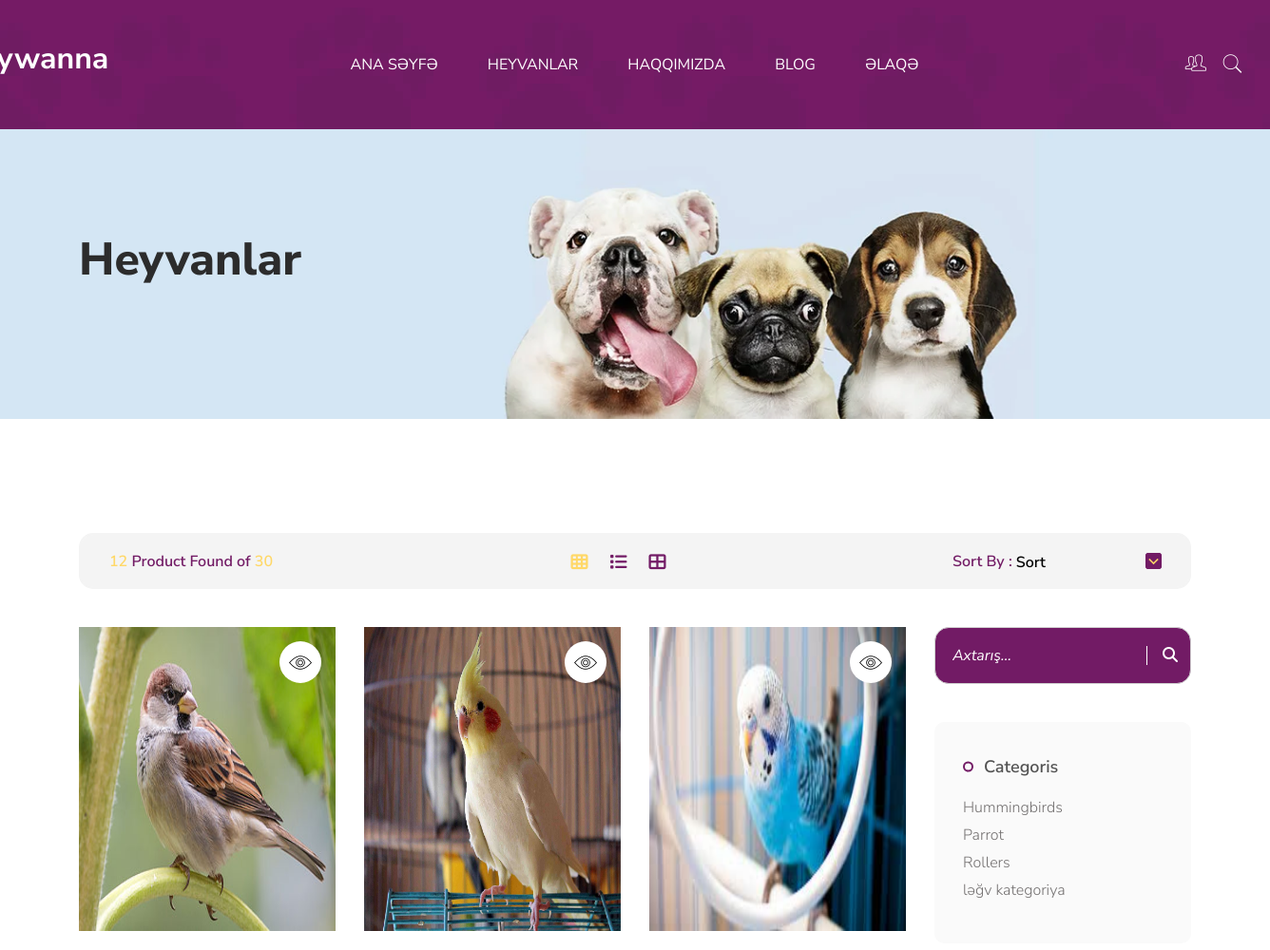
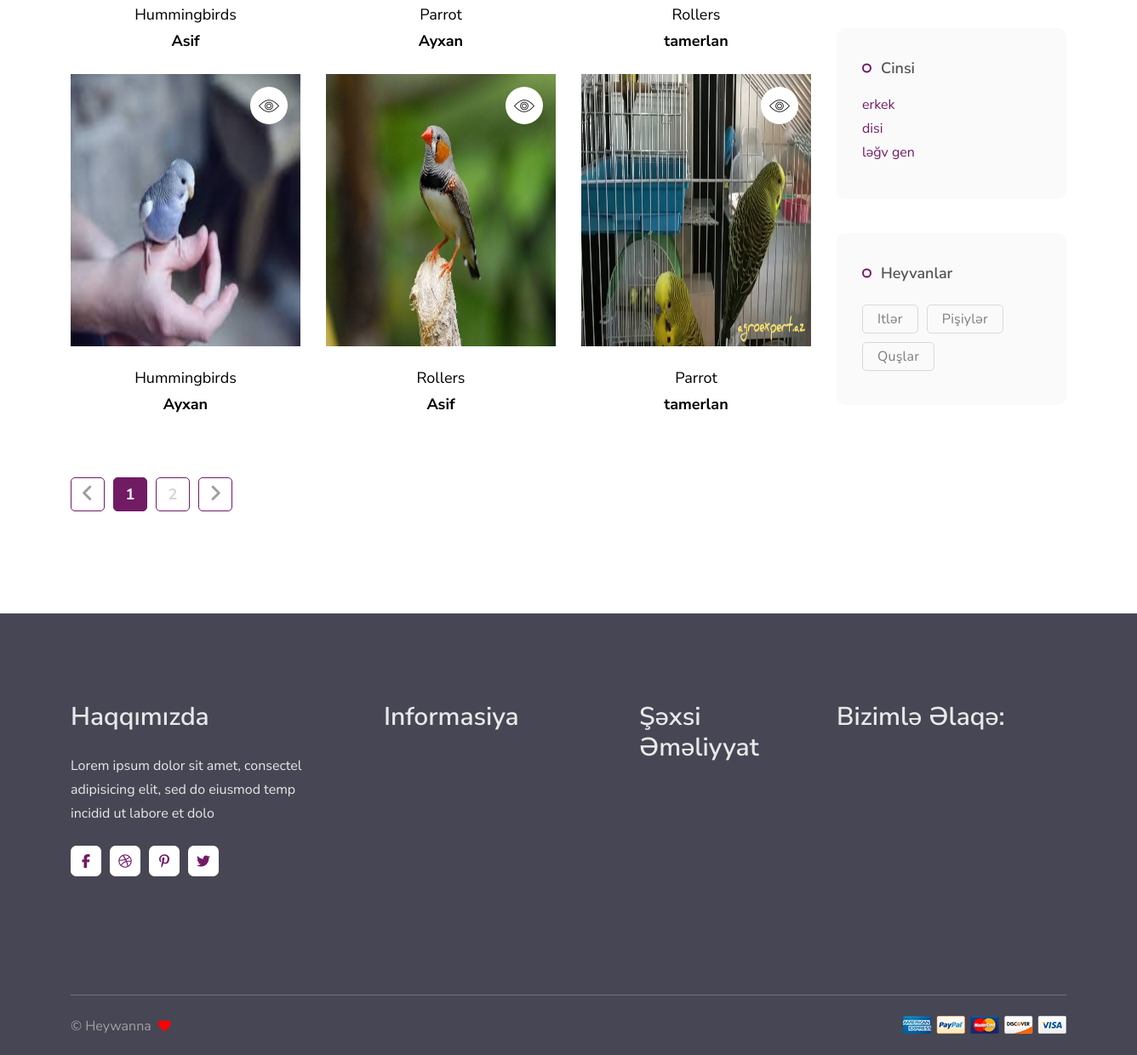
/animals/qus, run on the app's committed database (2 pictures, top to bottom).
### product/models.py (models this page shows, shortened)
class Product(models.Model):
    author = models.ForeignKey('auth.User', on_delete=models.CASCADE)
    image = models.FileField(blank=True, null=True, verbose_name='Şəkil əlavə etmək:')
    product_name = models.CharField(max_length=150)
    product_content=models.CharField(max_length=150)
    animal_type = models.CharField(max_length=50,null=True)
    animal_gender = models.CharField(max_length=100,null=True)
    animal_category=models.CharField(max_length=150,null=True)
    date_added = models.DateTimeField(default=now)

### product/views.py (the view)
# urls.py: path('animals/<slug:slug>',views.animal),
def animal(request,slug):
    mehsul=Product.objects.filter(animal_type=slug)
    animal_count=6
    ordering = request.GET.get('ordering')
    cat=request.GET.get('animal_category')
    gen=request.GET.get('animal_gender')
    categorys=Product.objects.filter(animal_type=slug).values('animal_category').distinct()
    if cat and gen:
        mehsul = Product.objects.filter(animal_category=cat).filter(animal_gender=gen)
    elif gen:
        mehsul = Product.objects.filter(animal_gender=gen)
    elif cat:
        mehsul = Product.objects.filter(animal_category=cat)
    if ordering:
        mehsul = mehsul.order_by(ordering)
    paginator=Paginator(mehsul,animal_count)
    page_number=request.GET.get('page')
    page_obj=paginator.get_page(page_number)
    return render(request,'animal.html',context={'mehsullar':page_obj,'categorys':categorys,'ordering':ordering,'animal_count':animal_count})

### templates/animal.html (shortened to what this page needs)
{% load static %}
<!DOCTYPE html>
<html lang="zxx">
<head>
    {% include "head.html" %}
</head>
<body>
<div class="wrapper">
  {% include "nav.html" %}
  <main class="main-content mt-[130px]">
    <div class="page-header-area" data-bg-img="{% static 'assets/img/photos/bg1.webp' %}">
      <div class="container pt--0 pb--0">
        <div class="row">
          <div class="col-12">
            <div class="page-header-content">
              <h2 class="title">Heyvanlar</h2>
            </div>
          </div>
        </div>
      </div>
    </div>
    <section class="product-area">
      <div class="container">
        <div class="row">
          <div class="col-12">
            <div class="shop-top-bar">
              <div class="shop-top-left">
                <p class="pagination-line"><a href="shop.html">12</a> Product Found of <a href="shop.html">30</a></p>
              </div>
              <div class="shop-top-center">
                <nav class="product-nav">
                  <div class="nav nav-tabs justify-content-center" id="nav-tab" role="tablist">
                    <button class="nav-link active" id="nav-grid-tab" data-bs-toggle="tab" data-bs-target="#nav-grid" type="button" role="tab" aria-controls="nav-grid" aria-selected="true"><i class="fa fa-th"></i></button>
                    <button class="nav-link" id="nav-list-tab" data-bs-toggle="tab" data-bs-target="#nav-list" type="button" role="tab" aria-controls="nav-list" aria-selected="false"><i class="fa fa-list"></i></button>
                    <button class="nav-link" id="nav-grid2-tab" data-bs-toggle="tab" data-bs-target="#nav-grid2" type="button" role="tab" aria-controls="nav-grid2" aria-selected="false"><i class="fa fa-th-large"></i></button>
                  </div>
                </nav>
              </div>
              <div class="shop-top-right">
                <div class="shop-sort">
                  <span>Sort By :</span>
                  <select class="form-select" name="sort" id="sort-list" onchange="location = finalurl();" aria-label="Sort select example">
                    <option value="" id="placeholder" disabled selected hidden>Sort</option>
                  </select>
                </div>
              </div>
            </div>
          </div>
        </div>
        <div class="row justify-content-between">
          <div class="col-xl-9">
            <div class="row">
              <div class="col-12">
                <div class="tab-content" id="nav-tabContent">
                  <div class="tab-pane fade show active" id="nav-grid" role="tabpanel" aria-labelledby="nav-grid-tab">
                    <div class="row">
                      {% for mehsul in mehsullar %}
                        {% if mehsul.image %}
                          <div class="col-sm-6 col-xl-4">
                            <div class="product-item">
                              <div class="product-thumb">
                                <a href="single-product.html">
                                  <a href="/heyvan/{{ mehsul.id }}"><img src="{{ mehsul.image.url }}" class="w-[270px] h-[320px]" alt="Image-HasTech"></a>
                                  </a>
                              </div>
                              <div class="product-info">
                                <h4 class="title">{{ mehsul.animal_category }}</h4>
                                <div class="prices">
                                  <span class="price">{{mehsul.author}}</span>
                                </div>
                              </div>
                              <div class="product-action">
                                <button type="button" class="btn-product-quick-view" data-bs-toggle="modal" data-bs-target="#action-QuickViewModal">
                                  <i class="pe-7s-look"></i>
                                </button>
                              </div>
                            </div>
                          </div>
                        {% endif %}
                      {% endfor %}
                      <div class="col-12">
                        <div class="pagination-items pagination-items-style1">
                          <ul class="pagination mb--0">
                            <li><a href="shop.html" class="icon"><i class="fa fa-angle-left"></i></a></li>
                            {% for i in mehsullar.paginator.page_range%}
                              {% if mehsullar.number == i %}
                                {% if ordering == None%}
                                  <li><a class="active" href="?page={{i}}">{{i}}</a></li>
                                {%else%}
                                  <li><a class="active" href="?page={{i}}&ordering={{ordering}}">{{i}}</a></li>
                                {%endif%}
                              {% else %}
                                {% if ordering == None%}
                                  <li><a href="?page={{i}}">{{i}}</a></li>
                                {%else%}
                                  <li><a href="?page={{i}}&ordering={{ordering}}">{{i}}</a></li>
                                {%endif%}
                              {%endif%}
                            {%endfor%}
                            <li><a href="shop.html" class="icon"><i class="fa fa-angle-right"></i></a></li>
                          </ul>
                        </div>
                      </div>
                    </div>
                  </div>
                </div>
              </div>
            </div>
          </div>
          <div class="col-xl-3">
            <div class="shop-sidebar">
              <div class="shop-sidebar-search">
                <div class="sidebar-search-form">
                  <form action="/search/" method="post">
                    <div class="search-form position-relative">
                      <input type="search"name="search" placeholder="Axtarış…">
                      <button type="submit"><i class="fa fa-search"></i></button>
                    </div>
                  </form>
                </div>
              </div>
              <div class="shop-widget shop-sidebar-category">
                <h4 class="sidebar-title">Categoris</h4>
                <div class="sidebar-category">
                  <ul class="category-list mb--0">
                    {% for category in categorys %}
                      <li><a class="cursor-pointer">{{category.animal_category}}</a></li>
                    {% endfor %}
                    <li><a class="cursor-pointer">ləğv kategoriya</a></li>
                  </ul>
                </div>
              </div>
              <div class="shop-widget shop-sidebar-category">
                <h4 class="sidebar-title">Cinsi</h4>
                <div class="sidebar-category">
                  <ul class="gender-list mb--0">
                    <li><a class="cursor-pointer">erkek</a></li>
                    <li><a class="cursor-pointer">disi</a></li>
                    <li><a class="cursor-pointer">ləğv gen</a></li>
                  </ul>
                </div>
              </div>
              <div class="shop-widget shop-sidebar-tags">
                <h4 class="sidebar-title">Heyvanlar</h4>
                <div class="sidebar-tags">
                  <ul class="tags-list mb--0">
                    <li><a href="/animals/it">Itlər</a></li>
                    <li><a href="/animals/pisiy">Pişiylər</a></li>
                    <li><a href="/animals/qus">Quşlar</a></li>
                  </ul>
                </div>
              </div>
            </div>
          </div>
        </div>
      </div>
    </section>
  </main>
</div>
{% include "footer.html" %}
</body>
</html>

### data on the page
Product: image (picture), animal_category "Hummingbirds", author "Asif"
Product: image (picture), animal_category "Parrot", author "Ayxan"
Product: image (picture), animal_category "Rollers", author "tamerlan"
Product: image (picture), animal_category "Hummingbirds", author "Ayxan"
Product: image (picture), animal_category "Rollers", author "Asif"
Product: image (placeholder picture), animal_category "Parrot", author "tamerlan"

### other printed values
{{ i }} "1"
{{ i }} "2"
{{ category.animal_category }} "Hummingbirds" "Parrot" "Rollers"
